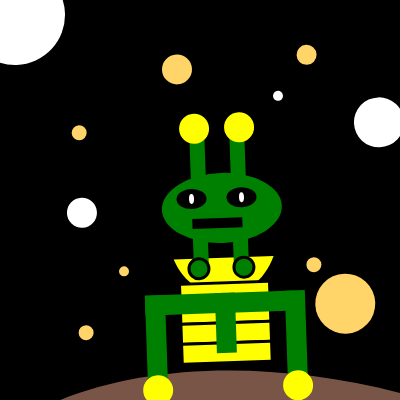
Frame 1 (no input)
Frame 60 (no input): identical to frame 1, image omitted
Frame 120 (the mouse pressed at the canvas centre since frame 60): identical to frame 1, image omitted

The p5.js sketch that drew this single still picture (run headless with seeded random() and noise() and a simulated clock; from frame 60 on, the mouse is pressed at the canvas centre):

// p5.js sketch
// ── sketch.js
//Act-3 (Alien)
//Creating Canvas//
function setup() {
  createCanvas(400, 400); //size of canvas//
  noStroke(); //removing stroke//

  angleMode(DEGREES); //setting the angle mode to degree//
}

function draw() {
  background("#000000"); //adding a color to bg//
  //using push and pop so the effect doesnt effect other functions//

  //making alien planet on which the alien will stand//
  fill("#795548");

  translate(15, 15); //adjusting the position of the alien//
  scale(1.0); //we can ajust the size of the art using this//
  rotate(-2); //adjusting the angle of the art using this function//

  beginShape();
  
  vertex(0, 400);
  bezierVertex(100, 350, 250, 350, 400, 400);
  
  endShape();

  //drawing alien//
  beginShape();

  fill("green");
  ellipse(200, 200, 120, 70);

  rect(210, 130, 15, 50);
  rect(170, 130, 15, 50);

  //making the eyes of the alien//
  fill("black");
  ellipse(170, 190, 30, 20);
  ellipse(220, 190, 30, 20);

  fill("white");
  ellipse(170, 190, 5, 10);
  ellipse(220, 190, 5, 10);

  //left and right antenna ball//
  fill("yellow");
  ellipse(175, 120, 30, 30);
  ellipse(220, 120, 30, 30);
  
  endShape();

  //rest of alien body//
  beginShape();
  
  vertex(150, 250);
  bezierVertex(170, 300, 230, 300, 250, 250);
  
  endShape();

  fill("green");
  rect(210, 220, 15, 40);
  rect(170, 220, 15, 40);

  //using push and pop so the extra modifications stays inside the it//
  push();
  
  stroke(0);
  strokeWeight(3);
  fill("green");
  ellipse(175, 260, 20, 20);
  ellipse(220, 260, 20, 20);
  
  pop();

  fill("black");
  rect(170, 210, 50, 10);

  push();
  
  stroke(0);
  strokeWeight(3);
  fill("yellow");
  rect(155, 275, 90, 20);
  rect(155, 295, 90, 20);
  rect(155, 315, 90, 20);
  rect(155, 335, 90, 20);
  
  pop();

  fill("green");
  rect(190, 285, 20, 60);

  //right leg part//
  rect(190, 285, 80, 20);
  rect(260, 285, 20, 90);

  //left leg part//
  rect(120, 285, 80, 20);
  rect(120, 285, 20, 90);

  fill("yellow");
  ellipse(130, 380, 30, 30);
  ellipse(270, 380, 30, 30);

  //making the background//
  fill("white");
  ellipse(0, 0, 100, 100);
  ellipse(360, 120, 50, 50);
  ellipse(60, 200, 30, 30);
  ellipse(390, 90, 15, 15);
  ellipse(260, 90, 10, 10);

  fill("rgb(255,212,104)");
  ellipse(320, 300, 60, 60);
  ellipse(160, 60, 30, 30);
  ellipse(100, 260, 10, 10);
  ellipse(290, 260, 15, 15);
  ellipse(290, 50, 20, 20);
  ellipse(60, 120, 15, 15);
  ellipse(60, 320, 15, 15);
}
